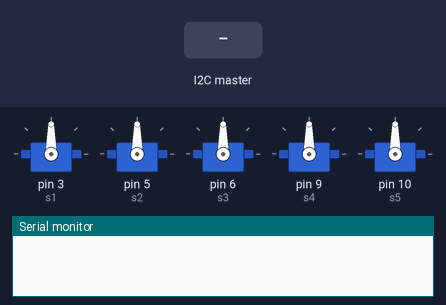
A sketch run on a simulated Arduino Uno, built with avr-gcc and run on an emulated ATmega328P. On the bench: 5 × servo, the last lines printed to the serial monitor. The test bench sets the inputs (shaded band).

Above: at 1.2 s.
1.3 s: the I2C master sends the byte 1
At 1.6 s:
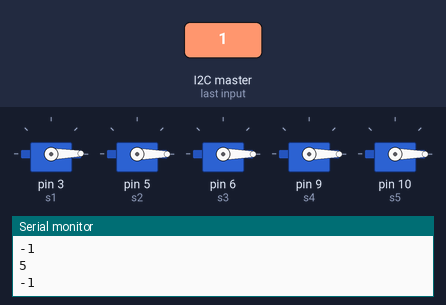
2.8 s: the I2C master sends the byte 90
At 4.0 s:
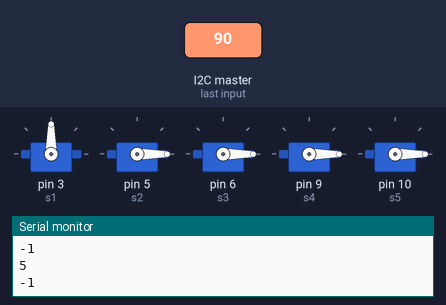
4.3 s: the I2C master sends the byte 200
At 5.1 s:
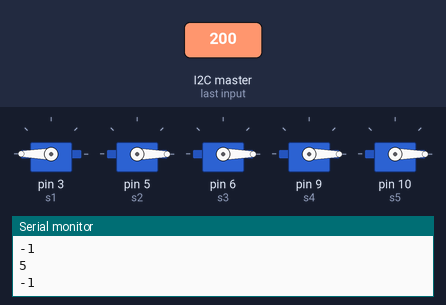
Timing chart, 0 to 7.3 s (numbered marks = the images above; inputs shaded):
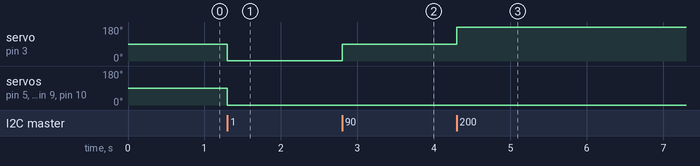

Measured:
- after the input at 1.3 s, servo on pin 3 (s1): 90° → 1° at once; servo on pin 5 (s2), servo on pin 6 (s3), servo on pin 9 (s4), servo on pin 10 (s5): 90° → 0° at once
- after the input at 2.8 s, servo on pin 3 (s1): 1° → 90° at once
- after the input at 4.3 s, servo on pin 3 (s1): 90° → 180° at once

The sketch:

UNO_ROBOTIC_HAND.ino
```cpp
#include <Servo.h>

#include <Wire.h>
int value11 = 0;
int value22 = 0;
int value33 = 0;
int value44 = 0;
int value55 = 0;
int value1 = 0;
int value2 = 0;
int value3 = 0;
int value4 = 0;
int value5 = 0;
Servo s1;
Servo s2;
Servo s3;
Servo s4;
Servo s5;
void setup() {
  // put your setup code here, to run once:
Serial.begin(9600);
Wire.begin(40);
Wire.onReceive(events);
s1. attach(3);
s2. attach(5);
s3. attach(6);
s4. attach(9);
s5. attach(10);
}

void loop() {
  // put your main code here, to run repeatedly:

}
void events(){
  value11= Wire.read();
  value22= Wire.read();
  value33= Wire.read();
  value44= Wire.read();
  value55= Wire.read();


  value1= Wire.read();
  value2= Wire.read();
  value3= Wire.read();
  value4= Wire.read();
  value5= Wire.read();
  Serial.println("1");
Serial.println(value11);
Serial.println("2");
Serial.println(value22);
Serial.println("3");
Serial.println(value33);
Serial.println("4");
Serial.println(value44);
Serial.println("5");
Serial.println(value55);
  s1.write(value11);
  s2.write(value22);
  s3.write(value33);
  s4.write(value44);
  s5.write(value55);
  delay(50);
}
```
